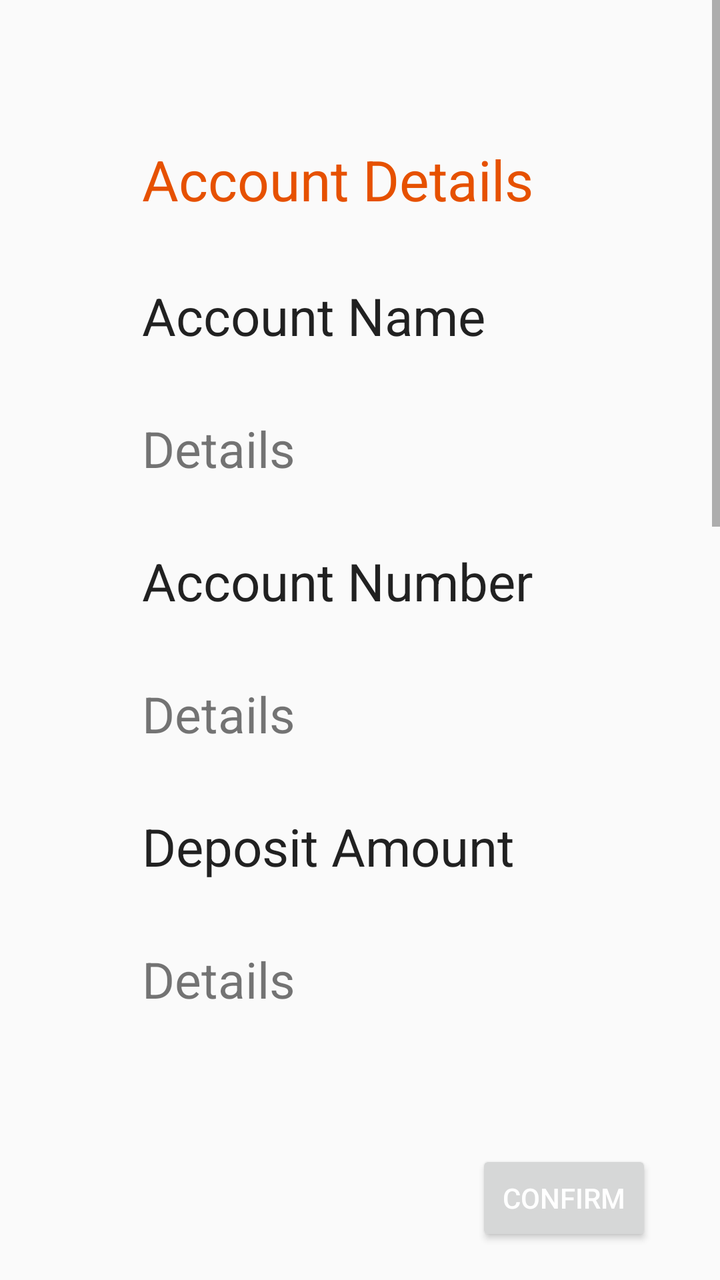
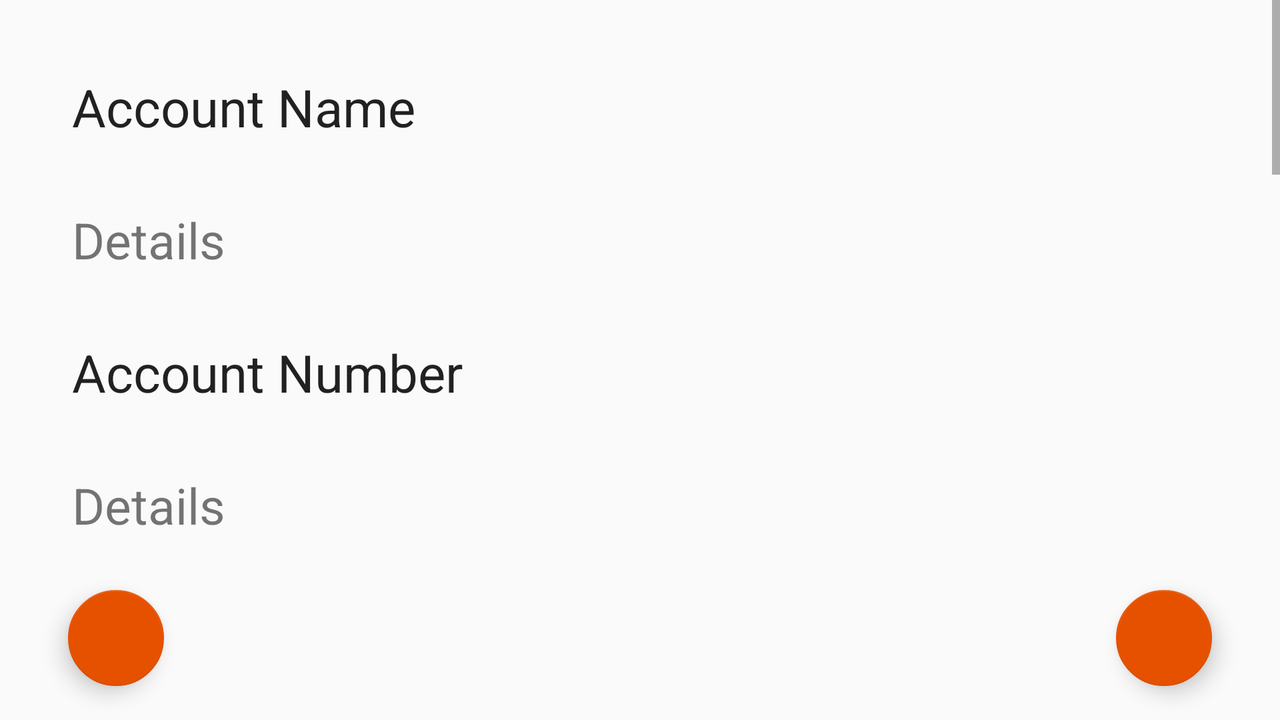

The same Android screen from two of the app's own layout files: first res/layout/ as a phone draws it, then the repository's variant for another configuration, drawn on a device whose configuration selects that folder. Both files follow.
<!-- AndroidManifest.xml: application theme AppTheme -->
<!-- res/layout/activity_confirm_details.xml -->
<?xml version="1.0" encoding="utf-8"?>
<RelativeLayout xmlns:android="http://schemas.android.com/apk/res/android"
    xmlns:tools="http://schemas.android.com/tools"
    android:layout_width="match_parent"
    android:layout_height="match_parent">

    <ScrollView
        android:layout_width="match_parent"
        android:layout_height="match_parent"
        android:layout_alignParentStart="true"
        android:layout_alignParentTop="true"
        android:layout_marginBottom="@dimen/activity_margin">


        <LinearLayout
            android:id="@+id/linear_layout"
            android:layout_width="wrap_content"
            android:layout_height="wrap_content"
            android:orientation="vertical"
            android:padding="55dp">

            <TextView
                android:layout_width="match_parent"
                android:layout_height="wrap_content"
                android:layout_margin="16dp"
                android:text="Account Details"
                android:textAppearance="@style/TextAppearance.AppCompat.Headline"
                android:textColor="@color/colorAccent"
                android:textSize="28sp" />


            <TextView
                android:layout_width="match_parent"
                android:layout_height="wrap_content"
                android:layout_margin="16dp"
                android:text="Account Name"
                android:textAppearance="@style/TextAppearance.AppCompat.Body1"
                android:textSize="@dimen/text_size_26" />

            <TextView
                android:id="@+id/account_name_details"
                android:layout_width="match_parent"
                android:layout_height="wrap_content"
                android:layout_margin="16dp"
                android:textSize="@dimen/text_size_25"
                tools:text="Details" />

            <TextView
                android:layout_width="match_parent"
                android:layout_height="wrap_content"
                android:layout_margin="16dp"
                android:text="Account Number"
                android:textAppearance="@style/TextAppearance.AppCompat.Body1"
                android:textSize="@dimen/text_size_26" />

            <TextView
                android:id="@+id/account_number_details"
                android:layout_width="match_parent"
                android:layout_height="wrap_content"
                android:layout_margin="16dp"
                android:textSize="@dimen/text_size_25"
                tools:text="Details" />

            <TextView
                android:layout_width="match_parent"
                android:layout_height="wrap_content"
                android:layout_margin="16dp"
                android:text="Deposit Amount"
                android:textAppearance="@style/TextAppearance.AppCompat.Body1"
                android:textSize="@dimen/text_size_26" />

            <TextView
                android:id="@+id/deposit_amount_details"
                android:layout_width="match_parent"
                android:layout_height="wrap_content"
                android:layout_margin="16dp"
                android:textSize="@dimen/text_size_25"
                tools:text="Details" />

            <TextView
                android:layout_width="match_parent"
                android:layout_height="wrap_content"
                android:layout_margin="16dp"
                android:text="Depositor's Details"
                android:textAppearance="@style/TextAppearance.AppCompat.Headline"
                android:textColor="@color/colorAccent"
                android:textSize="28dp" />

            <TextView
                android:layout_width="match_parent"
                android:layout_height="wrap_content"
                android:layout_margin="16dp"
                android:text="Depositor"
                android:textAppearance="@style/TextAppearance.AppCompat.Body1"
                android:textSize="@dimen/text_size_26" />

            <TextView
                android:id="@+id/depositor_name_details"
                android:layout_width="match_parent"
                android:layout_height="wrap_content"
                android:layout_margin="16dp"
                android:textSize="@dimen/text_size_25"
                tools:text="Details" />

            <TextView
                android:layout_width="match_parent"
                android:layout_height="wrap_content"
                android:layout_margin="16dp"
                android:text="Depositor Phone Number"
                android:textAppearance="@style/TextAppearance.AppCompat.Body1"
                android:textSize="@dimen/text_size_26" />

            <TextView
                android:id="@+id/depositor_phone_details"
                android:layout_width="match_parent"
                android:layout_height="wrap_content"
                android:layout_margin="16dp"
                android:textSize="@dimen/text_size_25"
                tools:text="Details" />

            <TextView
                android:layout_width="match_parent"
                android:layout_height="wrap_content"
                android:layout_margin="16dp"
                android:text="Depositor Email"
                android:textAppearance="@style/TextAppearance.AppCompat.Body1"
                android:textSize="@dimen/text_size_26" />

            <TextView
                android:id="@+id/depositor_email_details"
                android:layout_width="match_parent"
                android:layout_height="wrap_content"
                android:layout_margin="16dp"
                android:textSize="@dimen/text_size_25"
                tools:text="Details" />


        </LinearLayout>


    </ScrollView>

    
    
    
    
    
    
    
    
    

    
    
    
    
    
    
    
    
    

    <Button
        android:id="@+id/bt_confirm_details"
        android:layout_width="wrap_content"
        android:layout_height="wrap_content"
        android:layout_alignParentBottom="true"
        android:layout_alignParentEnd="true"
        android:layout_marginBottom="17dp"
        android:layout_marginEnd="34dp"
        android:text="Confirm"
        android:textColor="#FFFFFF" />

</RelativeLayout>
<!-- resources referenced by this layout -->
<resources>
  <color name="colorAccent">#E65100</color>
  <dimen name="activity_margin">100dp</dimen>
  <dimen name="text_size_25">25sp</dimen>
  <dimen name="text_size_26">26sp</dimen>
  <style name="AppTheme" parent="Theme.AppCompat.Light.DarkActionBar">
          
          <item name="colorPrimary">@color/colorPrimary</item>
          <item name="colorPrimaryDark">@color/colorPrimaryDark</item>
          <item name="colorAccent">@color/colorAccent</item>
      </style>
  <color name="colorPrimary">#FF9800</color>
  <color name="colorPrimaryDark">#E65100</color>
</resources>
<!-- res/layout-land/activity_confirm_details.xml (the repository's variant of the layout above) -->
<!-- drawn on the phone turned sideways -->
<?xml version="1.0" encoding="utf-8"?>
<RelativeLayout xmlns:android=
    "http://schemas.android.com/apk/res/android"
    xmlns:tools="http://schemas.android.com/tools"
    android:layout_width="match_parent"
    android:layout_height="match_parent">

    <ScrollView
        android:layout_width="match_parent"
        android:layout_height="match_parent"
        android:layout_alignParentStart="true"
        android:layout_alignParentTop="true"
        android:layout_marginBottom="90dp">

        <LinearLayout
            android:id="@+id/linear_layout"
            android:layout_width="match_parent"
            android:layout_height="wrap_content"
            android:gravity="center_horizontal"
            android:orientation="vertical"
            android:padding="20dp">


            <TextView
                android:layout_width="match_parent"
                android:layout_height="wrap_content"
                android:layout_margin="16dp"
                android:text="Account Name"
                android:textAppearance="@style/TextAppearance.AppCompat.Body1"
                android:textSize="26sp" />

            <TextView
                android:id="@+id/account_name_details"
                android:layout_width="match_parent"
                android:layout_height="wrap_content"
                android:layout_margin="16dp"
                android:textSize="25sp"
                tools:text="Details" />

            <TextView
                android:layout_width="match_parent"
                android:layout_height="wrap_content"
                android:layout_margin="16dp"
                android:text="Account Number"
                android:textAppearance="@style/TextAppearance.AppCompat.Body1"
                android:textSize="26sp" />

            <TextView
                android:id="@+id/account_number_details"
                android:layout_width="match_parent"
                android:layout_height="wrap_content"
                android:layout_margin="16dp"
                android:textSize="25sp"
                tools:text="Details" />

            <TextView
                android:layout_width="match_parent"
                android:layout_height="wrap_content"
                android:layout_margin="16dp"
                android:text="Deposit Amount"
                android:textAppearance="@style/TextAppearance.AppCompat.Body1"
                android:textSize="26sp" />

            <TextView
                android:id="@+id/deposit_amount_details"
                android:layout_width="match_parent"
                android:layout_height="wrap_content"
                android:layout_margin="16dp"
                android:textSize="25sp"
                tools:text="Details" />

            <TextView
                android:layout_width="match_parent"
                android:layout_height="wrap_content"
                android:layout_margin="16dp"
                android:text="Depositor"
                android:textAppearance="@style/TextAppearance.AppCompat.Body1"
                android:textSize="26sp" />

            <TextView
                android:id="@+id/depositor_name_details"
                android:layout_width="match_parent"
                android:layout_height="wrap_content"
                android:layout_margin="16dp"
                android:textSize="25sp"
                tools:text="Details" />

            <TextView
                android:layout_width="match_parent"
                android:layout_height="wrap_content"
                android:layout_margin="16dp"
                android:text="Depositor Phone Number"
                android:textAppearance="@style/TextAppearance.AppCompat.Body1"
                android:textSize="26sp" />

            <TextView
                android:id="@+id/depositor_phone_details"
                android:layout_width="match_parent"
                android:layout_height="wrap_content"
                android:layout_margin="16dp"
                android:textSize="25sp"
                tools:text="Details" />

            <TextView
                android:layout_width="match_parent"
                android:layout_height="wrap_content"
                android:layout_margin="16dp"
                android:text="Depositor Email"
                android:textAppearance="@style/TextAppearance.AppCompat.Body1"
                android:textSize="26sp" />

            <TextView
                android:id="@+id/depositor_email_details"
                android:layout_width="match_parent"
                android:layout_height="wrap_content"
                android:layout_margin="16dp"
                android:textSize="25sp"
                tools:text="Details" />
        </LinearLayout>


    </ScrollView>

    <android.support.design.widget.FloatingActionButton
        android:id="@+id/confirm_button_details"
        android:layout_width="48dp"
        android:layout_height="48dp"
        android:layout_alignParentBottom="true"
        android:layout_alignParentStart="true"
        android:layout_marginBottom="17dp"
        android:layout_marginStart="34dp"
        android:src="@drawable/ic_archive_white_48dp" />

    <android.support.design.widget.FloatingActionButton
        android:id="@+id/post_button_details"
        android:layout_width="48dp"
        android:layout_height="48dp"
        android:layout_alignParentBottom="true"
        android:layout_marginEnd="34dp"
        android:layout_alignParentEnd="true"
        android:layout_marginBottom="17dp"
        android:src="@drawable/ic_send_white_48dp" />

</RelativeLayout>
<!-- resources referenced by the variant -->
<!-- as the phone turned sideways resolves them -->
<resources>
  <style name="AppTheme" parent="Theme.AppCompat.Light.DarkActionBar">
          
          <item name="colorPrimary">@color/colorPrimary</item>
          <item name="colorPrimaryDark">@color/colorPrimaryDark</item>
          <item name="colorAccent">@color/colorAccent</item>
      </style>
  <color name="colorPrimary">#FF9800</color>
  <color name="colorPrimaryDark">#E65100</color>
  <color name="colorAccent">#E65100</color>
</resources>
